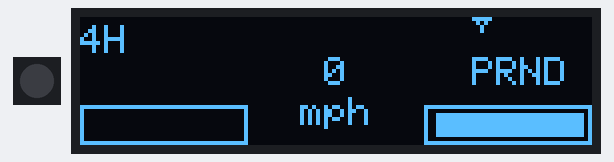
Bench run of a program on a simulated Raspberry Pi Pico. Parts: 1 RGB LEDs in strip order, left to right, 128×32 one-colour display.

Above: at 0.19 s.
At 5.1 s:
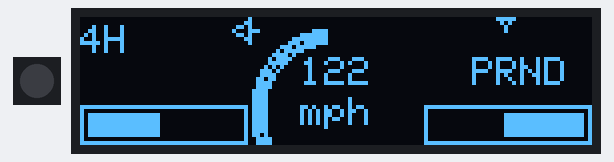
At 10.01 s:
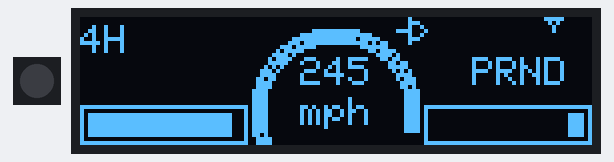
At 19.83 s:
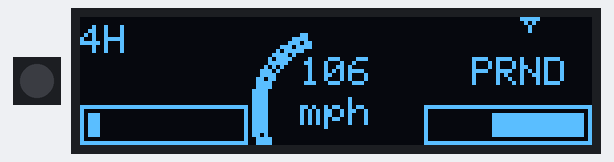
At 29.65 s:
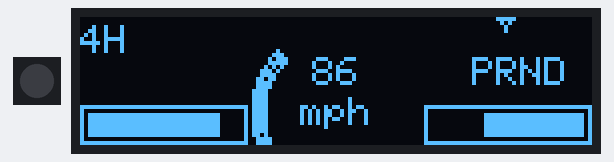
At 39.78 s:
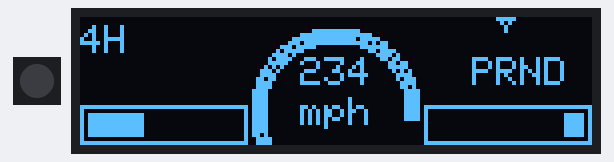

The program:

main.cpp
```cpp
#include <Arduino.h>
#include <Wire.h>
#include <Adafruit_GFX.h>
#include <Adafruit_SSD1306.h>
#include <Adafruit_NeoPixel.h>
#include <math.h>

constexpr int kScreenWidth = 128;
constexpr int kScreenHeight = 32;
constexpr int kOledReset = -1;
constexpr uint8_t kScreenAddress = 0x3C;
constexpr int kMaxSpeed = 260;
constexpr int kLeftBarMin = 0;
constexpr int kLeftBarMax = 100;
constexpr int kRightBarMin = 5;
constexpr int kRightBarMax = 99;
constexpr unsigned long kGearChangeIntervalMs = 3000;
constexpr unsigned long kSignalChangeIntervalMs = 4000;
constexpr unsigned long kBlinkIntervalMs = 400;
constexpr int kNeoPixelPin = 12;
constexpr int kNeoPixelCount = 1;

Adafruit_SSD1306 display(kScreenWidth, kScreenHeight, &Wire, kOledReset);
Adafruit_NeoPixel pixels(kNeoPixelCount, kNeoPixelPin, NEO_GRB + NEO_KHZ800);

enum class TurnSignalState : uint8_t {
    Off = 0,
    Left = 1,
    Right = 2,
    Hazard = 3,
};

enum class GearPosition : uint8_t {
    Park = 0,
    Reverse = 1,
    Neutral = 2,
    Drive = 3,
};

int currentSpeed = 0;
bool speedUp = true;
GearPosition currentGear = GearPosition::Park;
unsigned long lastGearChange = 0;

int leftBarValue = 0;
int rightBarValue = kRightBarMax;
bool leftBarUp = true;

TurnSignalState turnSignalState = TurnSignalState::Off;
unsigned long lastSignalChange = 0;

template <typename T>
T clampValue(T value, T minValue, T maxValue) {
    return value < minValue ? minValue : (value > maxValue ? maxValue : value);
}

int mapClamped(int x, int inMin, int inMax, int outMin, int outMax) {
    return map(clampValue(x, inMin, inMax), inMin, inMax, outMin, outMax);
}

// ----------------------------------------------------
// RENDERING FUNCTIONS
// ----------------------------------------------------

void drawSpeedoArc(int centerX, int centerY, int innerRadius, int outerRadius, float progress) {
    constexpr float kStartAngle = 3.66f;
    constexpr float kEndAngle = -0.52f;
    progress = clampValue(progress, 0.0f, 1.0f);
    float currentAngle = kStartAngle - (kStartAngle - kEndAngle) * progress;

    for (float a = kStartAngle; a >= currentAngle; a -= 0.05f) {
        int x0 = centerX + cos(a) * innerRadius;
        int y0 = centerY - sin(a) * innerRadius;
        int x1 = centerX + cos(a) * outerRadius;
        int y1 = centerY - sin(a) * outerRadius;
        display.drawLine(x0, y0, x1, y1, SSD1306_WHITE);
    }
}

void drawTurnSignals(TurnSignalState state) {
    bool blinkVisible = ((millis() / kBlinkIntervalMs) % 2) == 0;
    if (state == TurnSignalState::Off || !blinkVisible) {
        return;
    }

    if (state == TurnSignalState::Left || state == TurnSignalState::Hazard) {
        int lx = 38;
        int ly = 3;
        display.drawTriangle(lx, ly, lx + 4, ly - 3, lx + 4, ly + 3, SSD1306_WHITE);
        display.drawFastHLine(lx + 4, ly, 3, SSD1306_WHITE);
    }

    if (state == TurnSignalState::Right || state == TurnSignalState::Hazard) {
        int rx = 86;
        int ry = 3;
        display.drawTriangle(rx, ry, rx - 4, ry - 3, rx - 4, ry + 3, SSD1306_WHITE);
        display.drawFastHLine(rx - 7, ry, 3, SSD1306_WHITE);
    }
}

// 1. Left Section: Mode label and progress bar
void drawProgressBar(int x, int y, int width, int height, int value, bool rightAligned = false) {
    display.drawRect(x, y, width, height, SSD1306_WHITE);
    int fillWidth = mapClamped(value, 0, 100, 0, width - 4);
    if (fillWidth <= 0) {
        return;
    }

    int fillX = rightAligned ? x + width - 2 - fillWidth : x + 2;
    display.fillRect(fillX, y + 2, fillWidth, height - 4, SSD1306_WHITE);
}

void drawLeftComponent(const char* modeText, int barValue) {
    display.setTextSize(1);
    display.setTextColor(SSD1306_WHITE);
    display.setCursor(0, 2);
    display.print(modeText);
    drawProgressBar(0, 22, 42, 10, barValue, false);
}

// 2. Center Section: Speedometer arc and numerical value
void drawCenterComponent(int speed) {
    int centerX = 64;
    int centerY = 24;
    float progress = static_cast<float>(clampValue(speed, 0, kMaxSpeed)) / kMaxSpeed;

    drawSpeedoArc(centerX, centerY, 18, 21, progress);

    display.setTextSize(1);
    int numberX = speed < 10 ? 61 : (speed < 100 ? 58 : 55);
    display.setCursor(numberX, 10);
    display.print(speed);

    display.setCursor(55, 20);
    display.print("mph");
}

// 3. Right Section: PRND Selector and right progress bar
void drawRightComponent(uint8_t gearIdx, int barValue) {
    static const uint8_t arrowXPositions[] = {100, 106, 112, 118};
    display.setTextSize(1);
    display.setTextColor(SSD1306_WHITE);
    display.setCursor(98, 10);
    display.print("PRND");

    if (gearIdx < 4) {
        int arrX = arrowXPositions[gearIdx];
        display.drawTriangle(arrX, 2, arrX - 2, 0, arrX + 2, 0, SSD1306_WHITE);
        display.drawFastVLine(arrX, 2, 2, SSD1306_WHITE);
    }

    drawProgressBar(86, 22, 42, 10, barValue, true);
}

// ----------------------------------------------------
// MAIN ARDUINO CORE FUNCTIONS
// ----------------------------------------------------

void blinkErrorLed(uint32_t color) {
    while (true) {
        pixels.setPixelColor(0, color);
        pixels.show();
        delay(200);
        pixels.setPixelColor(0, 0);
        pixels.show();
        delay(200);
    }
}

void setup() {
    pixels.begin();
    pixels.setBrightness(50);

    Wire.setSDA(0);
    Wire.setSCL(1);
    Wire.begin();

    if (!display.begin(SSD1306_SWITCHCAPVCC, kScreenAddress)) {
        blinkErrorLed(pixels.Color(255, 0, 0));
    }
    display.clearDisplay();
}

void loop() {
    unsigned long now = millis();
    display.clearDisplay();

    // Render components
    drawLeftComponent("4H", leftBarValue);
    drawCenterComponent(currentSpeed);
    drawRightComponent(static_cast<uint8_t>(currentGear), rightBarValue);

    // Render the new turn signals component
    drawTurnSignals(turnSignalState);

    display.display();

    // ----------------------------------------------------
    // DATA SIMULATION LOGIC
    // ----------------------------------------------------
    // Speed simulation
    if (speedUp) {
        currentSpeed += 2;
        if (currentSpeed >= kMaxSpeed) {
            currentSpeed = kMaxSpeed;
            speedUp = false;
        }
    } else {
        currentSpeed -= 3;
        if (currentSpeed <= 0) {
            currentSpeed = 0;
            speedUp = true;
        }
    }

    // Bars simulation
    if (leftBarUp) {
        leftBarValue += 2;
        if (leftBarValue >= kLeftBarMax) {
            leftBarValue = kLeftBarMax;
            leftBarUp = false;
        }
    } else {
        leftBarValue -= 2;
        if (leftBarValue <= kLeftBarMin) {
            leftBarValue = kLeftBarMin;
            leftBarUp = true;
        }
    }
    rightBarValue = mapClamped(currentSpeed, 0, kMaxSpeed, kRightBarMax, kRightBarMin);

    // Gear switching simulation (every 3 seconds)
    if (now - lastGearChange >= kGearChangeIntervalMs) {
        currentGear = static_cast<GearPosition>((static_cast<uint8_t>(currentGear) + 1) % 4);
        lastGearChange = now;
    }

    // Turn signals simulation: cycle through states every 4 seconds
    // 0: Off -> 1: Left -> 2: Right -> 3: Hazard
    if (now - lastSignalChange >= kSignalChangeIntervalMs) {
        turnSignalState = static_cast<TurnSignalState>((static_cast<uint8_t>(turnSignalState) + 1) % 4);
        lastSignalChange = now;
    }

    delay(15);
}
```
